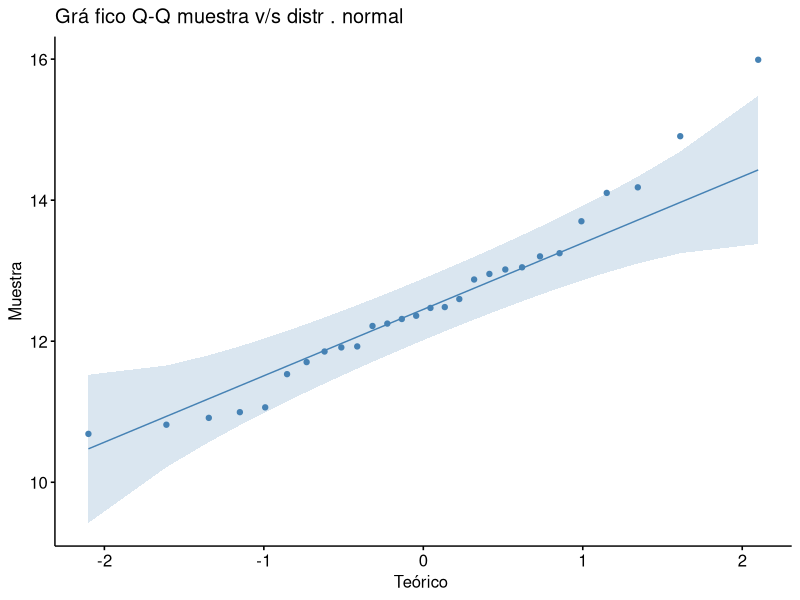

Generate this figure with R: (Note: this script raises an error after producing the figure.)
#Equipo 1
#Integrantes:
#-Daniel Eguiluz
#-Pablo Macuada
#-Argenis Benitez

library(ggplot2)
library(ggpubr)

# Leer el csv EP01 Datos Casen 2017.csv y crear un data frame con las variables
datos <- read.csv("EP02 Datos.csv", header = TRUE, sep = ";", dec = ",")

# Descripción de los datos:
# id: identificador único para cada atleta
# raza: raza del atleta (categórica: Blanca, Negra, Oriental)
# previo: mejor tiempo registrado por el atleta antes de ingresar al programa de entrenamiento (numérica, en segundos)
# posterior: mejor tiempo registrado por el atleta durante los primeros 6 meses del programa de entrenamiento (numérica, en segundos)

# PREGUNTAS
# 1)
# El Comité Olímpico cree que el mejor tiempo medio de los atletas de raza negra después de 
# ingresar al programa de entrenamiento es superior a 12,4 segundos. ¿Soportan los datos esta afirmación?

# Se filtran los datos de los atletas de raza negra y se crea un data frame con estos datos
datos_raza_negra <- datos[datos$Raza == "Negra",]
datos_post_raza <- datos_raza_negra$Posterior

#COMPROBACION DE QUE LAS OBSERVACIONES SON INDEPENDIENTES ENTRE SI

#Como las muestras fueron elegidas al azar, se puede asumir que son independientes; como hay muchas (posiblemente infinitas) posibles instancias en la población, podemos asumir con seguridad que la
#muestra incluye menos del 10 % de la población

# COMPROBACIÓN DE SUPUESTO DE NORMALIDAD

# Usando grafico QQ-plot:
# Verificar si la distribución se acerca a la normal .
g <- ggqqplot(data = datos_raza_negra,
  x = "Posterior",
  color = " steelblue ",
  xlab = "Teórico ",
  ylab = " Muestra ",
  title = "Grá fico Q-Q muestra v/s distr . normal ")
plot(g)

#El gráfico realizado muestra que es válido suponer una distribución cercana a la normal. Si bien
#los puntos de la muestra no forman una recta, y se observan valores atípicos, estos
#no se alejan demasiado de la region aceptable, por lo que se puede aceptar la hipotesis de
#que los datos provienen distribución es normal.

#Como una segunda comprobación, se realiza el test de shapiro
normalidad <- shapiro.test ( datos_post_raza )
print(normalidad)
#El test de shapiro muestra un p-value de 0.2225 lo cual es mayor a 0.05, por lo que se acepta la hipotesis nula
#de que los datos provienen de una distribución normal.



#FORMULAR HIPOTESIS###
#Hipótesis nula (Ho): El mejor tiempo medio de los atletas de raza negra después de ingresar al programa de entrenamiento es igual a 12,4 segundos.
#Hipótesis alternativa (Ha): El mejor tiempo medio de los atletas de raza negra después de ingresar al programa de entrenamiento es superior a 12,4 segundos.

# T - TEST
valor_nulo=12.4
alfa=0.05

prueba <- t.test ( datos_post_raza ,
alternative = "greater",
mu = valor_nulo ,
conf.level =1 - alfa)
print(prueba)

# 2)
# ¿Sugieren los datos que la mejor marca de los atletas de raza blanca se reduce en 
# promedio 3,5 segundos tras el entrenamiento?

# 3)
# ¿Es posible afirmar que, en promedio, los atletas de raza blanca superaban a 
# los de raza oriental por menos de 3 segundos antes del entrenamiento?

# 4)
# ¿Será cierto que hay más atletas de raza oriental que, en promedio, 
# redujeron sus marcas en al menos 4,3 segundos que atletas de raza negra 
# que lo hicieron en al menos 1,4 segundos?

# Medida estadística seleccionada: Frecuencia y Proporción
# Se utiliza la frecuencia y la proporción ya que se esta trabajando con un tipo de dato cualitativo, en este caso la provincia, y se quiere saber la cantidad de personas encuestadas en cada provincia de la RM.
# Se puede notar de la tabla de frecuencia y proporción que se encuestaron más personas en la provincia de "Santiago" en relación a las demás provincias de la RM.

# Se crean las variables frec y prop, que corresponden a la frecuencia y proporción de las provincias de la RM respectivamente.
frec <- as.numeric(table(datos$provincia))
prop <- as.numeric(table(datos$provincia)/sum(table(datos$provincia)))*100
cat(prop)

# Se toman los valores de la columna provincia y se eliminan los valores repetidos
provincia <- unique(datos$provincia)

# Se ordenan las provincias de forma que se ajusten a la tabla de frecuencia
provincia_ordenada <- sort(provincia)

# Se crea una dataframe con las variables provincia_ordenada, frec y prop
tabla_frec <- data.frame(Provincia = provincia_ordenada, Frecuencia = frec, Proporcion = prop)

# Se imprime la tabla de frecuencia y proporción
knitr::kable(tabla_frec)

# Gráfico:
graf2 <- ggplot(datos, aes(x = provincia)) +
  geom_bar() + # Se utiliza geom_bar() ya que se esta trabajando con un tipo de dato cualitativo
  geom_text(stat='count', aes(label=after_stat(count)), vjust=-0.5, size=3) + # Se utiliza geom_text() para agregar la frecuencia de cada barra
  labs(x = "Provincia", y = "Cantidad de encuestado") + # Se agregan los nombres de los ejes
  theme_bw() 

plot(graf2)

# Se considera que el gráfico adecuado para responder la pregunta es un gráfico de barras, ya que se puede apreciar la cantidad de personas encuestadas en cada provincia de la RM.
# En el gráfico de barras se puede observar una clara diferencia en las alturas de las barras, con una gran altura específicamente en la correspondiente a la provincia "Santiago"
# Por lo tanto se puede concluir del gráfico que no se encuestaron más o menos la misma cantidad de gente en cada provincia de la RM, se encuestarón más personas de la provincia "Santiago"
  